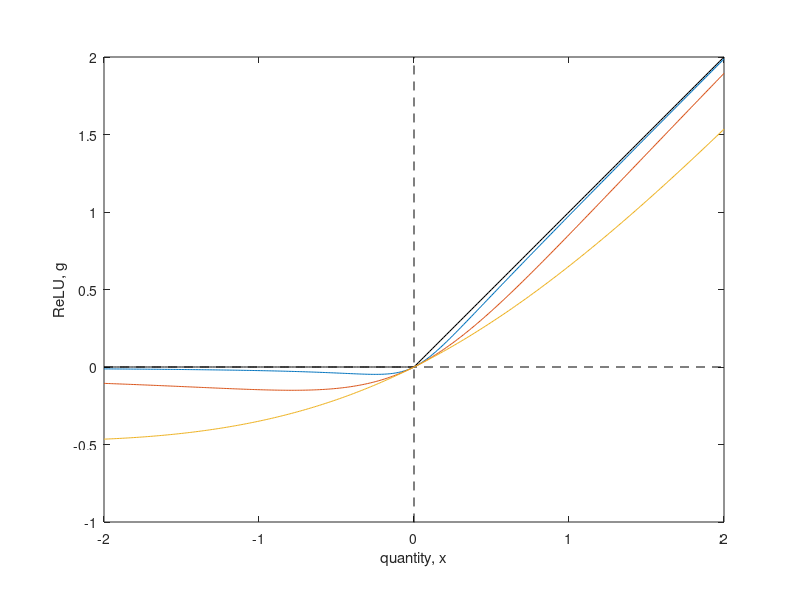

Here is the MATLAB script that generated this plot:
%% Calculate and plot ReLU and its approximation
clear; clc; % close all;

% constant for ReLU approximation and range for its figure
d=[0.1;1;10];
ymin=-1;
ymax=2;
xmin=-2;
xmax=2;
dx=0.01;
xx=xmin:dx:xmax;

% ReLU function and its approximation
g=@(x)(x+abs(x))/2;
ghat=@(x)(x+x.^2./sqrt(d+x.^2))/2;

% plot ReLU function and its approximation
figure(1); clf; hold on; box on;
plot([0,0],[xmin,xmax],'k--');
plot([xmin,xmax],[0,0],'k--');
plot(xx,g(xx),'k');
plot(xx,ghat(xx));
xlabel('quantity, x'); ylabel('ReLU, g');
axis([xmin,xmax,ymin,ymax]);
pbaspect([(xmax-xmin)/(ymax-ymin),1,1]);